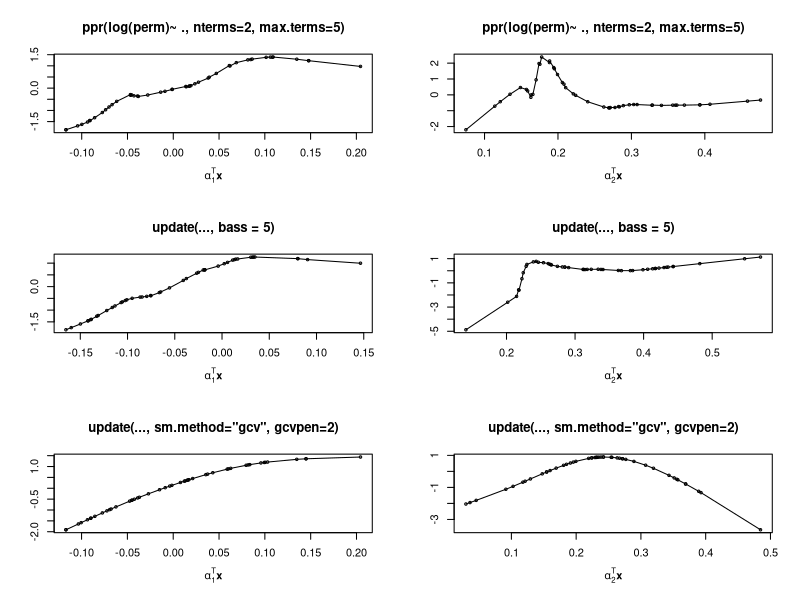

This figure's R source:
require(graphics)

rock1 <- within(rock, { area1 <- area/10000; peri1 <- peri/10000 })
par(mfrow = c(3,2)) # maybe: , pty = "s"
rock.ppr <- ppr(log(perm) ~ area1 + peri1 + shape,
                data = rock1, nterms = 2, max.terms = 5)
plot(rock.ppr, main = "ppr(log(perm)~ ., nterms=2, max.terms=5)")
plot(update(rock.ppr, bass = 5), main = "update(..., bass = 5)")
plot(update(rock.ppr, sm.method = "gcv", gcvpen = 2),
     main = "update(..., sm.method=\"gcv\", gcvpen=2)")
